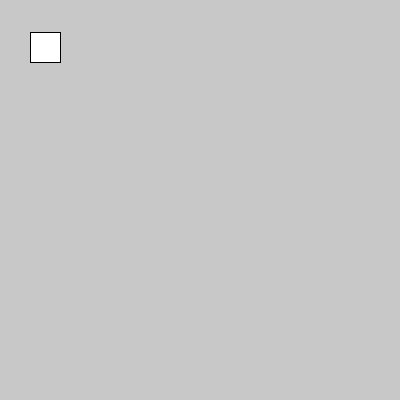
Frame 1 (no input)
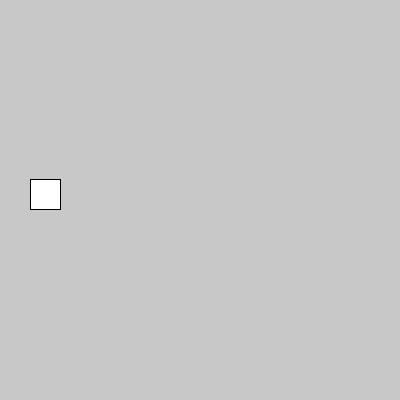
Frame 60 (the mouse pressed at the canvas centre just before this capture)
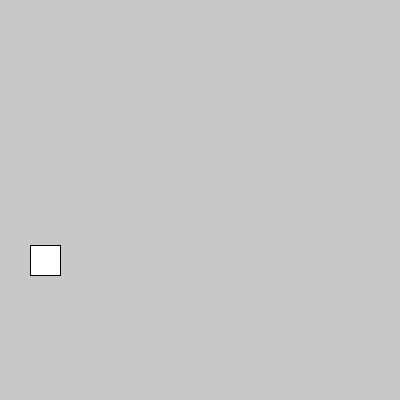
Frame 120 (the mouse held since frame 60 and released just before this capture)

The Processing sketch that drew these frames (run headless with seeded random() and noise(); from frame 60 on, the mouse is pressed at the canvas centre):

// Processing sketch: processing_74924
// ── processing_74924.pde

float rect_x;
float rect_y;

float rect_xspeed;
float rect_yspeed;

void setup(){
size(400,400);
rect_x= 30;
rect_y=30;

rect_xspeed = 0;
rect_yspeed = 2;
}

void draw(){
  background(200);
  move_rect();
  rect(rect_x, rect_y, 30, 30);
  
}

void move_rect() {
  rect_y = rect_y + rect_yspeed;
  rect_yspeed = rect_yspeed + .3;
  if(rect_y > height - 30) {
  rect_yspeed = rect_yspeed * -1;
  rect_yspeed = rect_yspeed * .9;
  rect_y=height - 30;
};
}
